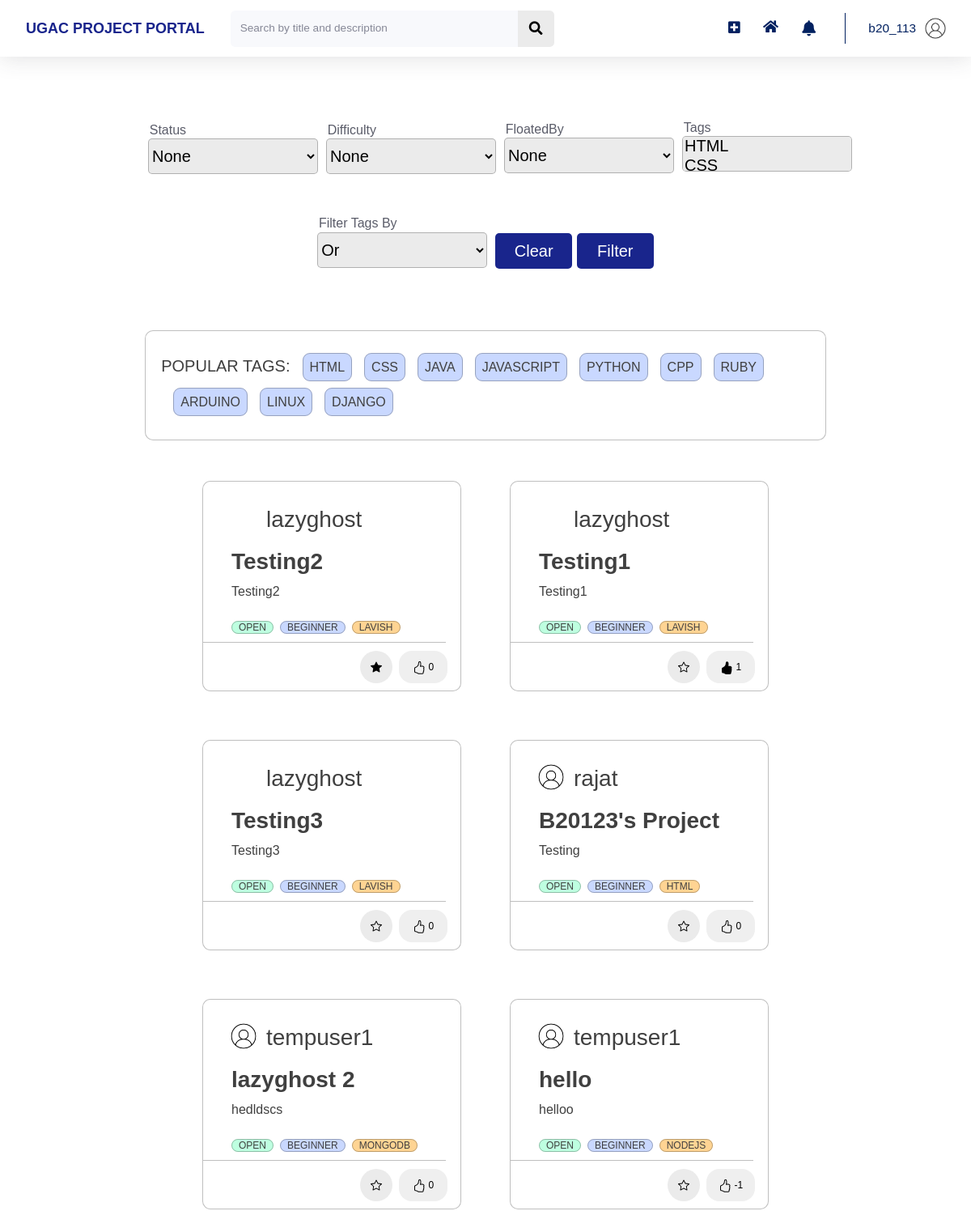
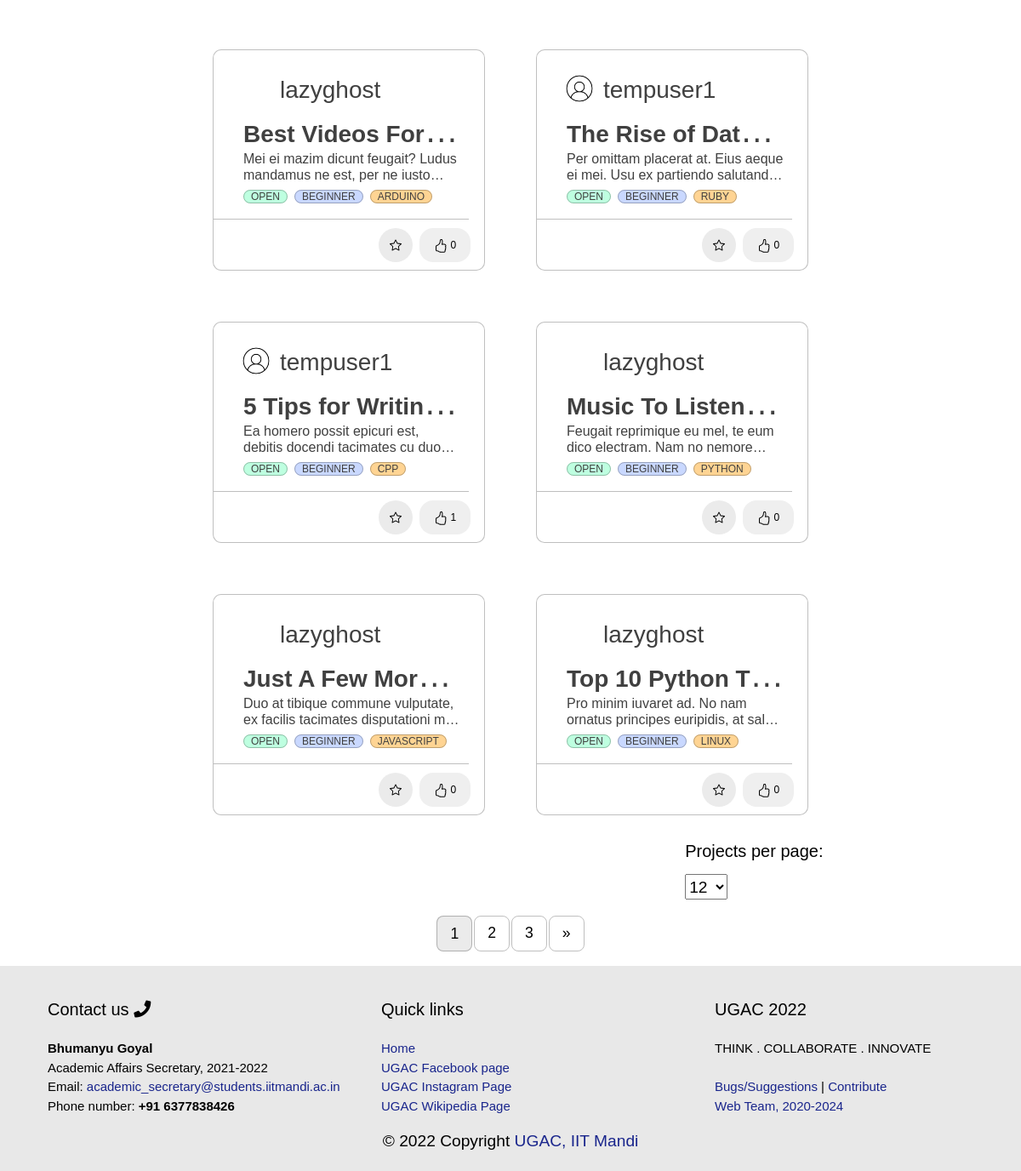
The page / (signed in) on the database as committed earlier (2 pictures, top to bottom).
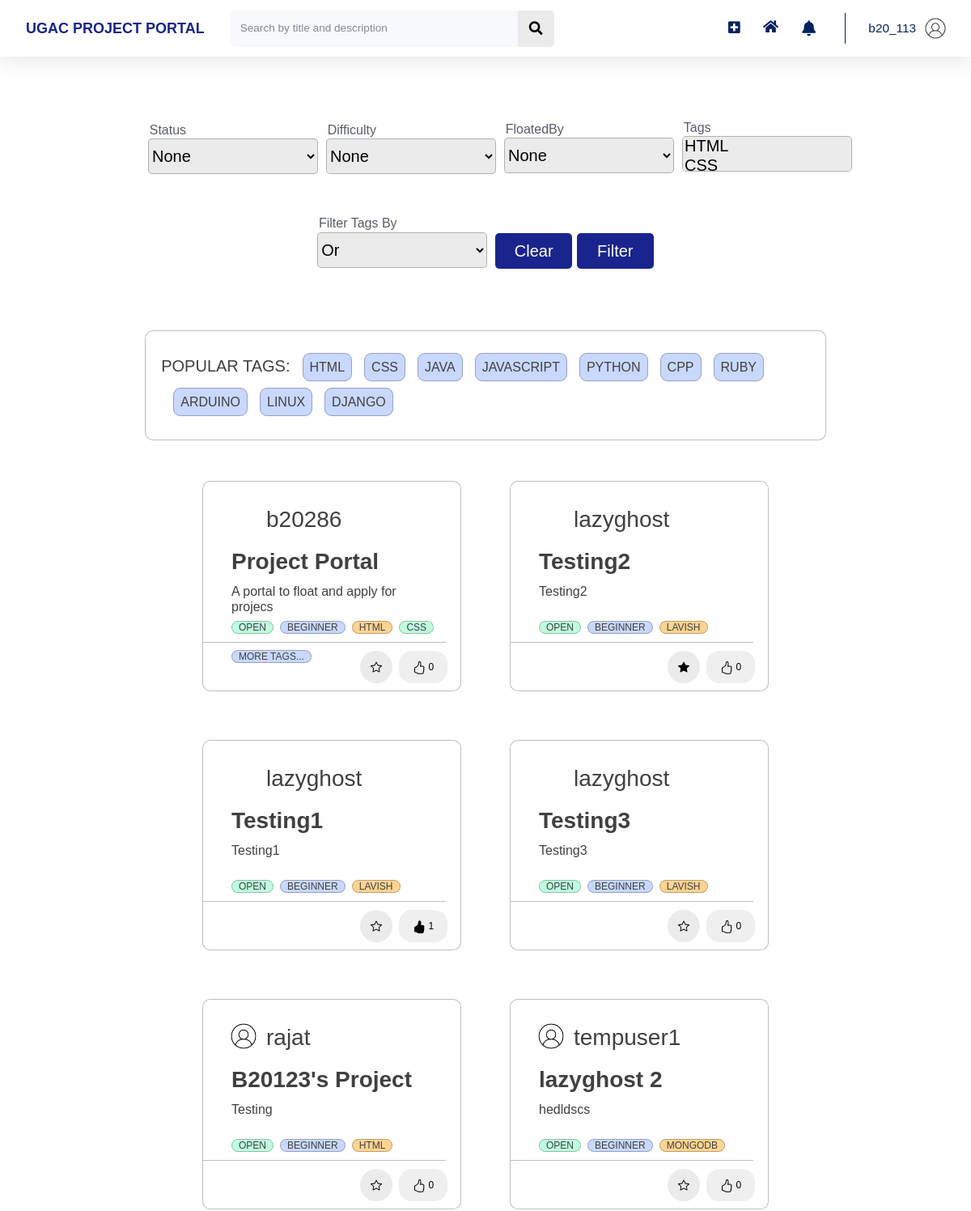
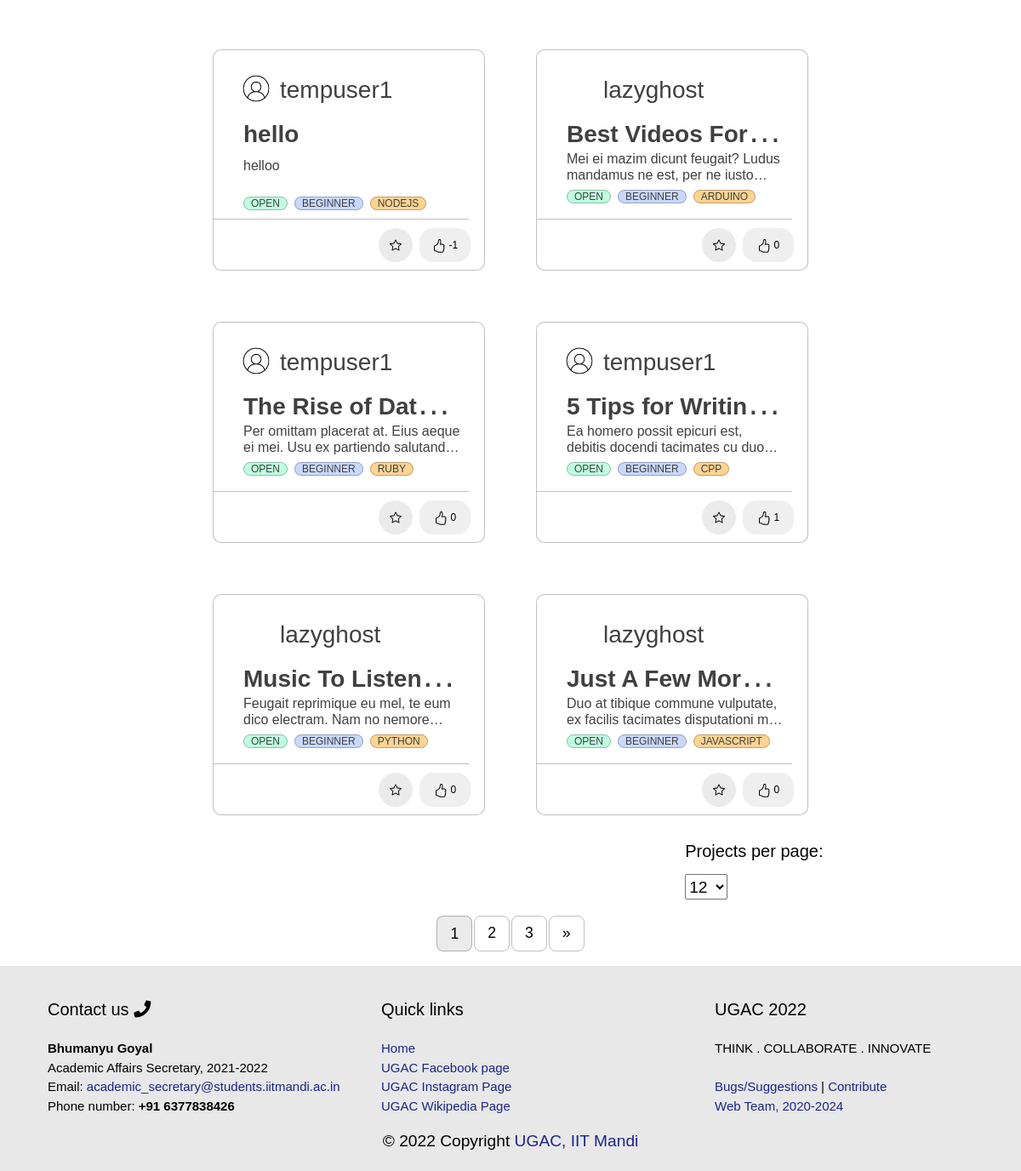
The same page on the database as committed later (2 pictures, top to bottom).
### home/models.py (models this page shows, shortened)
class Tag(models.Model):
    Title = models.CharField(max_length=20)
    def __str__(self):
        return f"{self.Title}"

class Project(models.Model):
    Title = models.CharField(max_length=100)
    Image = models.ImageField(default = 'images.jpeg', upload_to='project_pics', blank=True, validators=[FileExtensionValidator(allowed_extensions=['png', 'jpg', 'jpeg'])])
    Description = models.TextField()
    FloatedBy = models.ForeignKey(User, on_delete=models.CASCADE,related_name="FloatedBy")
    Mentors = models.ManyToManyField(User,related_name='Mentors')
    Status = models.CharField(max_length=10, choices=STATUS_CHOICES, default='Open')
    OpenedFor = models.CharField(max_length=300)
    Difficulty = models.CharField(max_length=15, choices=DIFFICULTY_CHOICES, default='Beginner')
    PreRequisite = models.TextField()
    Tags = models.ManyToManyField(Tag, related_name='Tags')
    Duration = models.CharField(max_length=30, choices=DURATION_CHOICES)
    DatePosted = models.DateTimeField(default = timezone.now)
    SelectionCriteria = models.TextField()
    Question = models.TextField()
    AlreadyApplied = models.ManyToManyField(User, related_name='AlreadyApplied', blank = True)
    Likes = models.IntegerField(default=0)

### users/models.py (models this page shows, shortened)
class Profile(models.Model):
    user = models.OneToOneField(User, on_delete=models.CASCADE)
    image = models.ImageField(default = 'default.jpg', upload_to='profile_pics', blank=True, validators=[FileExtensionValidator(allowed_extensions=['png', 'jpg', 'jpeg'])])
    rollno = models.CharField(max_length=10)
    year = models.CharField(max_length=30, choices = YEAR_CHOICES)
    branch = models.CharField(max_length=30, choices = BRANCH_CHOICES)
    techskills = models.ManyToManyField(Tag, related_name='techskills')
    starred_projects = models.ManyToManyField(Project, related_name='starred_projects', blank = True)
    liked_projects = models.ManyToManyField(Project, related_name='liked_projects', blank = True)
    cv = models.FileField(upload_to='resumes',validators=[FileExtensionValidator(allowed_extensions=['pdf'])])
    linked_in_link = models.CharField(blank=True, max_length=100)
    portfolio_link = models.CharField(blank=True, max_length=100)
    github_link = models.CharField(blank=True, max_length=100)

### home/decorators.py (the view)
    def wrap(request, *args, **kwargs):
        if check_user_profile(request.user):
            messages.error(request, 'Please complete your profile first.')
            return redirect(f'/profile/edit?firstLogin=True')
        else:
            return function(request, *args, **kwargs)

### functions.py (called while the page is built)
def get_filtered_projects(request, all_projects):
    myFilter = ProjectFilter(request.GET,queryset=all_projects)
    filtered_projects= myFilter.qs
    return filtered_projects

def get_most_common_tags(size):
    projects = Project.objects.all()
    tags = []
    for project in projects:
        project_tags = project.Tags.all()
        for project_tag in project_tags:
            tags.append(project_tag)
    return [x for x in Counter(tags)][:size]

def get_paginated_projects(request, projects):
    page = request.GET.get('page', 1)
    number_of_projects = request.GET.get('limit')
    if(number_of_projects==None):
        number_of_projects=12
    paginator = Paginator(projects, number_of_projects)
    try:
        paginated_projects = paginator.page(page)
    except PageNotAnInteger:
        paginated_projects = paginator.page(1)
    except EmptyPage:
        paginated_projects = paginator.page(paginator.num_pages)
    return paginated_projects

### home/templates/home/main.html (shortened to what the changed rows need)
{% extends 'home/base.html' %}
{% load static %}
{% load crispy_forms_tags %}
{% block customStylesheets %}
<link rel="stylesheet" type="text/css" href="{% static 'home/main.css' %}">
{% endblock customStylesheets %}
{% block content %}
{% block mainContentBlock %}
<div class="project_cards">
    <br>
    {% block filterBlock %}
    <br>
    {% endblock filterBlock %}
    {% block tagsBlock %}
        <div class = "blog-container" style="flex: 1 0 45%; margin: 2%; width: 82%; height: 5%; max-width: 82%; alignment: center; align-self: center; padding-top: 0px; margin-left: 9%;">
        <div class="blog-tags-a" style="margin-left: 2.25%; margin-top: 1%;">
        <br>
        <ul>
            {% for tag in common_tags %}
                <li style="margin-left: 15px; margin-bottom: 20px;"><a href="/?Tags={{tag.id}}">{{ tag }}</a></li>
            {% endfor %}
        </ul>
        </div>
        </div>
    {% endblock tagsBlock %}
    {% block allProjectsBlock %}
    <div class="" style="display: flex; flex-wrap: wrap;justify-content:center;" id="all-projects">
        {% for project in projects %}
            <div id="projectNumber{{ project.id }}">
                <div class = "blog-container">
                    <div class="blog-header" style="display: flex; flex-wrap: wrap;">
                        <div class="blog-author--no-cover" style="background:url('{{project.FloatedBy.profile.image.url}}');background-size: cover; border-radius: 50%; display: inline-block;height: 40px;margin-right: 0.5rem;background-position: center;top: 8px;width: 40px; top: 27px; left: 28px; margin-top: 5px; ">
                        </div>
                        <span style="flex: 1 0 45%; ">
                            <h3 style="margin-top: 10px; color:#858796;"><a href="{% url 'profile' project.FloatedBy.id %}">{{project.FloatedBy}}</a></h3>
                        </span>
                    </div>
                    <div class="blog-body">
                        <div class="blog-title demo-a">
                            <h1><a href="/project/?project_id={{project.id}}">{{ project.Title }}</a></h1>
                        </div>
                        <div class="blog-summary demo-2">
                            <p>{{project.Description}}</p>
                        </div>
                        <div class="blog-tags">
                        <br class="main-br">
                            <ul>
                                <li><a href="/?Status={{project.Status}}">{{project.Status}}</a></li>
                                <li><a href="/?Difficulty={{project.Difficulty}}">{{project.Difficulty}}</a></li>
                                {% for tag in project.Tags.all %}
                                    {% if forloop.counter <= 2 %}
                                        <li>
                                            <a href="/?Tags={{tag.id}}">{{ tag }}</a>
                                        </li>
                                    {% endif %}
                                    {% if forloop.counter == 3 %}
                                        <li>
                                            <a href="/project/?project_id={{project.id}}">More Tags...</a>
                                        </li>
                                    {% endif %}
                                {% endfor %}
                            </ul>
                        </div>
                    </div>
                    <hr class="main-page-hr" >
                    <div class="blog-footer">
                        <ul style="width:20%; margin-left:75%">
                            <li>
                                {% if project.id not in projects_id.4 %}
                                    <button class="btn btn-primary btn-circle btn-block task" style="" task = "Star" project_id={{project.id}} page_number={{projects.number}}>
                                    </button>
                                {% else %}
                                    <button class="btn btn-primary btn-circle btn-block task" style="" task = "Unstar" project_id={{project.id}} page_number={{projects.number}}>
                                    </button>
                                {% endif %}
                            </li>
                            <li>
                                {% if project.id not in projects_id.1 %}
                                    <button type="button" class="task" style="width: 60px;height:40px; border: none;border-radius: 16px;" task = "Like" project_id={{project.id}} page_number={{projects.number}} likes={{project.Likes}}>
                                        <div style="display:inline;">{{project.Likes}}</div>
                                    </button>
                                {% else %}
                                    <button type="button" class=" task" style="width: 60px;height:40px;border: none;border-radius: 16px;" task = "Unlike" project_id={{project.id}} page_number={{projects.number}} likes={{project.Likes}}>
                                        <div style="display:inline;">{{project.Likes}}</div>
                                    </button>
                                {% endif %}
                            </li>
                        </ul>
                    </div>
                </div>
            </div>
        {% endfor %}
    </div>
    {% with request.get_full_path as querystring %}
        <br><br><br>
    {%endwith%}
    {% endblock allProjectsBlock %}
        {% block paginationBlock %}
            {% with request.get_full_path as querystring %}
                {% if projects.has_other_pages %}
                    <ul class="pagination">
                        {% for i in projects.paginator.page_range %}
                            {% if projects.number == i %}
                                <li class = "selected">{{ i }}</li>
                            {% else %}
                                {% if 'Status' in querystring  or 'Difficulty' in querystring or 'limit' in querystring%}
                                    {% if 'page' in querystring %}
                                        <li><a href="{{ querystring|slice:":-1 " }}{{ i }}">{{i}}</a></li>
                                    {% else %}
                                        <li><a href="{{ querystring }}&page={{ i }}">{{i}}</a></li>
                                    {% endif %}
                                {% else %}
                                    <li><a href="/?page={{ i }}">{{i}}</a></li>
                                {% endif %}
                            {% endif %}
                        {% endfor %}
                        {% if projects.has_next %}
                            {% if 'Status' in querystring  or 'Difficulty' in querystring or 'limit' in querystring%}
                                {% if 'page' in querystring %}
                                    <li><a href="{{ querystring|slice:":-1 " }}{{ projects.next_page_number }}">&raquo;</a></li>
                                {% else %}
                                    <li><a href="{{ querystring }}&page={{ projects.next_page_number }}">&raquo;</a></li>
                                {% endif %}
                            {% else %}
                                <li><a href="/?page={{ projects.next_page_number }}">&raquo;</a></li>
                            {% endif %}
                        {% endif %}
                    </ul>
                {% endif %}
            {% endwith %}
        {% endblock paginationBlock %}
    {% endblock mainContentBlock %}
    {% endblock content %}

Rows that differ between the two databases and show on the page:
no longer on this page (row unchanged): Project: FloatedBy "lazyghost", Title "Top 10 Python…", Description "Pro minim iuvaret ad. No nam ornatus principes euripidis, at…", Status "OPEN", Difficulty "BEGINNER", Likes "0", Tag (Title "LINUX")
added Project: FloatedBy "b20286", Title "Project Portal", Description "A portal to float and apply for projecs", Status "OPEN", Difficulty "BEGINNER", Likes "0", Tag (Title "HTML"), Tag (Title "CSS")
